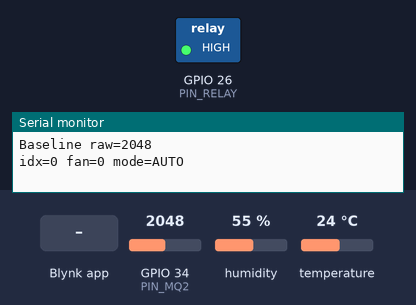
Recording of a sketch running on a simulated ESP32. On the bench: switched loads named in the sketch (green lamp = pin HIGH), the last lines printed to the serial monitor. The test bench sets the inputs (shaded band); at power-on: GPIO 34 (PIN_MQ2) = 2048, humidity 55 %, temperature 24 °C (analog values on the 0–4095 scale). WiFi joins after 1.5 s; servers stay silent unless stated.

Above: at 6.2 s.
6.3 s: Blynk app writes 0 to V7
At 7.6 s:
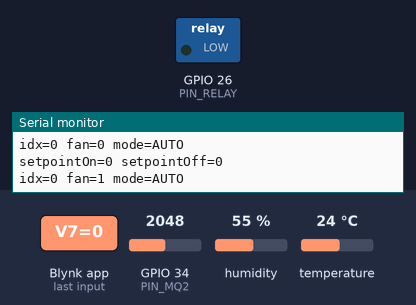
8.5 s: Blynk app writes 1 to V6
10.0 s: Blynk app writes 0 to V6
Timing chart, 0 to 13.0 s (numbered marks = the images above; inputs shaded):
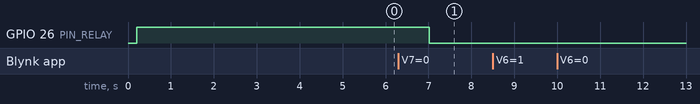

The sketch:

357project.ino
```cpp
#define BLYNK_TEMPLATE_ID "TMPL618UL4x0n"
#define BLYNK_TEMPLATE_NAME "CPC357 Air Quality Monitor"
#define BLYNK_AUTH_TOKEN "YOUR_BLYNK_TOKEN"

// Blynk cloud credentials/config.
// Tip: avoid committing auth tokens and Wi-Fi passwords to public repos.

#define BLYNK_PRINT Serial

#include <WiFi.h>
#include <BlynkSimpleEsp32.h>
#include <DHT.h>

// Hardware/libraries used:
// - ESP32 WiFi + Blynk for IoT dashboard/control
// - DHT11 for temperature/humidity
// - MQ-2 analog output (via ADC) for gas/smoke indication

char ssid[] = "YOUR_WIFI";
char pass[] = "YOUR_PASSWORD";

// Wi-Fi network credentials (2.4 GHz typically required for ESP32).

// ===== Pins =====
// Board pin mapping (adjust to match your wiring).
static const int PIN_DHT   = 4;
static const int PIN_MQ2   = 34;   // ADC input (after divider)
static const int PIN_RELAY = 26;

#define DHTTYPE DHT11
DHT dht(PIN_DHT, DHTTYPE);
BlynkTimer timer;

// ===== State =====
// Blynk virtual pins used by this sketch:
// - V0: MQ2 filtered raw (ADC-like)
// - V1: Gas index (0..100)
// - V2: Temperature (°C)
// - V3: Humidity (%)
// - V4: Fan state (0/1)
// - V5: Manual fan switch (0/1)
// - V6: Auto/manual mode (1=auto)
// - V7: Gas setpoint (0..100)
bool autoMode = true;      // V6
bool fanOn = false;        // real state
int setpointOn = 70;       // V7 (gas_index >= setpointOn -> ON)
int setpointOff = 50;      // hysteresis OFF threshold (can be derived)

// delay to turn off after good air
const unsigned long FAN_OFF_DELAY_MS = 20000; // 20 seconds
// NOTE: 20000 ms = 20 seconds. Increase this value if you want ~2 minutes.
unsigned long goodSinceMs = 0;

// event cooldown
unsigned long lastAlertMs = 0;
const unsigned long ALERT_COOLDOWN_MS = 60000;

// Cooldown prevents spamming Blynk event notifications.

// ===== Gas processing =====
// Exponential moving average (EMA) is used to smooth noisy ADC readings.
float ema = 0;
const float EMA_ALPHA = 0.12f;

// Baseline calibration for MQ-2 (raw ADC value in clean air).
// `span` controls how aggressively raw values map into a 0..100 index.
int baseline = 0;
int span = 1200;

int toGasIndex(int raw) {
  // Convert a filtered ADC value into a bounded 0..100 "gas index".
  int v = raw - baseline;
  if (v < 0) v = 0;
  int idx = (int)((float)v * 100.0f / (float)span);
  if (idx > 100) idx = 100;
  return idx;
}

// ===== Relay helper =====
// Active-low relay: LOW=ON. If yours is reversed, swap LOW/HIGH here.
void setFan(bool on) {
  // Single place to change the real relay output and keep the UI in sync.
  fanOn = on;
  digitalWrite(PIN_RELAY, on ? LOW : HIGH);
  Blynk.virtualWrite(V4, fanOn ? 1 : 0); // fan_state
}

void calibrateBaseline() {
  // Sample MQ-2 multiple times at boot to estimate a clean-air baseline.
  long sum = 0;
  const int N = 60;
  for (int i = 0; i < N; i++) {
    sum += analogRead(PIN_MQ2);
    delay(50);
  }
  baseline = (int)(sum / N);
  span = 1200;

  Serial.print("Baseline raw=");
  Serial.println(baseline);
}

// ===== Handlers =====
// V6: auto_mode (1=auto, 0=manual)
BLYNK_WRITE(V6) {
  // Called whenever the Blynk app/dashboard writes to V6.
  int v = param.asInt();
  autoMode = (v == 1);

  Serial.print("autoMode=");
  Serial.println(autoMode);

  if (autoMode) {
    // When switching to auto, optionally force manual switch off in UI
    Blynk.virtualWrite(V5, 0);
    // do not change fan immediately; auto loop will manage
  } else {
    // When switching to manual, stop auto timers
    goodSinceMs = 0;
  }
}

// V5: fan_manual (only works in manual mode)
BLYNK_WRITE(V5) {
  // Manual on/off switch is honored only when autoMode is disabled.
  int v = param.asInt();

  Serial.print("fan_manual=");
  Serial.println(v);

  if (!autoMode) {
    setFan(v == 1);
  } else {
    // In auto mode, ignore manual switch and push UI back to OFF
    Blynk.virtualWrite(V5, 0);
  }
}

// V7: setpoint (0..100)
BLYNK_WRITE(V7) {
  // Setpoint controls when the fan turns ON; OFF uses a hysteresis threshold.
  int v = param.asInt();
  if (v < 0) v = 0;
  if (v > 100) v = 100;

  setpointOn = v;
  // keep some hysteresis gap, e.g. 20
  setpointOff = max(0, setpointOn - 20);

  Serial.print("setpointOn=");
  Serial.print(setpointOn);
  Serial.print(" setpointOff=");
  Serial.println(setpointOff);
}

void readAndSend() {
  // Periodic task (timer-driven):
  // 1) read sensors, 2) update Blynk widgets, 3) run auto-control logic.
  // MQ2
  int raw = analogRead(PIN_MQ2);
  if (ema == 0) ema = raw;
  ema = EMA_ALPHA * raw + (1.0f - EMA_ALPHA) * ema;

  int gas_raw = (int)(ema + 0.5f);
  int gas_index = toGasIndex(gas_raw);

  Blynk.virtualWrite(V0, gas_raw);
  Blynk.virtualWrite(V1, gas_index);

  // DHT
  float h = dht.readHumidity();
  float t = dht.readTemperature();
  // DHT reads can fail; NaN checks prevent pushing invalid values to Blynk.
  if (!isnan(t)) Blynk.virtualWrite(V2, t);
  if (!isnan(h)) Blynk.virtualWrite(V3, h);

  // Auto control
  if (autoMode) {
    // Simple hysteresis control:
    // - Turn ON when gas_index >= setpointOn
    // - Turn OFF only after gas_index <= setpointOff for FAN_OFF_DELAY_MS
    unsigned long now = millis();

    if (gas_index >= setpointOn) {
      goodSinceMs = 0;
      if (!fanOn) setFan(true);

      if (now - lastAlertMs > ALERT_COOLDOWN_MS) {
        // Send a Blynk event (push notification / event log) with a cooldown.
        Blynk.logEvent("air_poor", String("GasIndex=") + gas_index);
        lastAlertMs = now;
      }
    } else if (gas_index <= setpointOff) {
      if (goodSinceMs == 0) goodSinceMs = now;
      if (fanOn && (now - goodSinceMs > FAN_OFF_DELAY_MS)) {
        setFan(false);
      }
    } else {
      // hysteresis zone: do nothing
      goodSinceMs = 0;
    }
  }

  Serial.print("idx=");
  Serial.print(gas_index);
  Serial.print(" fan=");
  Serial.print(fanOn);
  Serial.print(" mode=");
  Serial.println(autoMode ? "AUTO" : "MANUAL");
}

void setup() {
  // One-time initialization.
  Serial.begin(115200);
  delay(200);

  analogReadResolution(12);

  // Relay default state is OFF (active-low relay means HIGH=OFF).

  pinMode(PIN_RELAY, OUTPUT);
  digitalWrite(PIN_RELAY, HIGH); // OFF for active-low relay

  dht.begin();
  // Connect to Wi-Fi and Blynk cloud.
  Blynk.begin(BLYNK_AUTH_TOKEN, ssid, pass);

  calibrateBaseline();

  // init UI states
  // Set initial widget values on the Blynk dashboard.
  Blynk.virtualWrite(V6, 1); // auto on
  Blynk.virtualWrite(V5, 0); // manual off
  Blynk.virtualWrite(V7, setpointOn);

  timer.setInterval(1000L, readAndSend);
}

void loop() {
  // Blynk + timer housekeeping.
  Blynk.run();
  timer.run();
}
```

Measured:
- after the input at 6.3 s, GPIO 26 (PIN_RELAY): HIGH → LOW after 0.71 s
